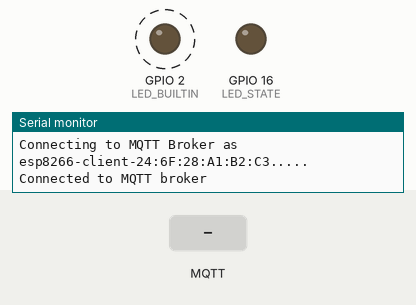
A sketch run on a simulated ESP8266 (NodeMCU). On the bench: output pins drawn as LEDs (lit = HIGH, except the on-board LED, lit = LOW), the last lines printed to the serial monitor. Dashed ring = blinking. The test bench sets the inputs (shaded band). WiFi joins after 1.5 s; servers stay silent unless stated; no MQTT or app messages arrive unless stated.

Above: at 3.05 s.
3.1 s: MQTT message "forward" arrives on the first subscribed topic
At 5.8 s:
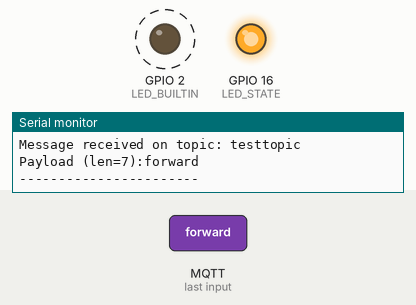
8.5 s: MQTT message "reverse" arrives on the first subscribed topic
At 10.8 s:
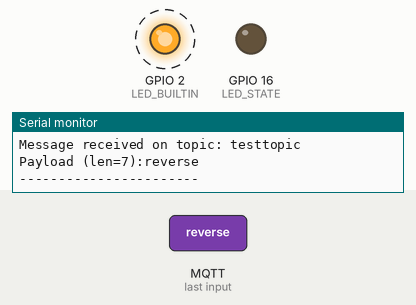
Timing chart, 0 to 16.0 s (numbered marks = the images above; inputs shaded):
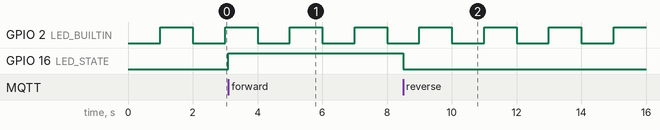

Measured:
- after the input at 3.1 s, GPIO 16 (LED_STATE): LOW → HIGH at once
- after the input at 8.5 s, GPIO 16 (LED_STATE): HIGH → LOW at once
- by itself, GPIO 2 (LED_BUILTIN): alternates HIGH for 1.0 s and LOW for 1.0 s

The sketch:

DoorPlus.ino
```cpp
#include <ESP8266WiFi.h>
#include <ESP8266HTTPClient.h>
#include <DNSServer.h>
#include <ESP8266WebServer.h>
#include <WiFiManager.h>
#include <ArduinoOTA.h>
#include <Ticker.h>
#include <PubSubClient.h>
#include <WiFiClientSecure.h>

// 测试HTTP请求用的URL。注意网址前面必须添加"http://"
#define URL "http://httpbin.org/get" // 替换为你要请求的URL地址

const int blinkInterval = 1; // LED闪烁间隔时间，单位为毫秒
// MQTT Broker settings
const char *mqtt_broker = "ubfdec17.ala.cn-shenzhen.emqxsl.cn";  // EMQX broker hostname
const char *mqtt_topic = "testtopic";     // MQTT topic
const char *mqtt_username = "doorClient";  // MQTT username for authentication
const char *mqtt_password = "333666999";  // MQTT password for authentication
const int mqtt_port = 8883;  // MQTT port (TLS)

// 定义GPIO引脚
int LED_STATE = 16;
int IN1 = 19;
int IN2 = 20;

Ticker ticker;
WiFiClientSecure espClient;
PubSubClient mqtt_client(espClient);

void connectToMQTTBroker();

void mqttCallback(char *topic, byte *payload, unsigned int length);

void setup() {
  //初始化串口设置
  Serial.begin(9600);

  pinMode(LED_BUILTIN, OUTPUT);
  // pinMode(IN1, OUTPUT);
  pinMode(LED_STATE, OUTPUT);

  // 定时器
  ticker.attach(blinkInterval, tickerCount);

  // 建立WiFiManager对象
  WiFiManager wifiManager;

  // 自动连接WiFi。以下语句的参数是连接ESP8266时的WiFi名称
  wifiManager.autoConnect("AutoConnectAP");

  Serial.println("WiFi Connected!");

  httpClientRequest();

  ArduinoOTA.setHostname("DoorPlus");
  ArduinoOTA.setPassword("12345678");
  ArduinoOTA.begin();

  Serial.println("OTA Ready!");

  espClient.setInsecure();
  mqtt_client.setServer(mqtt_broker, mqtt_port);
  mqtt_client.setCallback(mqttCallback);
  connectToMQTTBroker();
}


// 发送HTTP请求并且将服务器响应通过串口输出
void httpClientRequest(){

  WiFiClient client;
  //重点1 创建 HTTPClient 对象
  HTTPClient httpClient;

  //重点2 通过begin函数配置请求地址。此处也可以不使用端口号和PATH而单纯的
  httpClient.begin(client, URL);
  Serial.print("URL: "); Serial.println(URL);

  //重点3 通过GET函数启动连接并发送HTTP请求
  int httpCode = httpClient.GET();
  Serial.print("Send GET request to URL: ");
  Serial.println(URL);

  //重点4. 如果服务器响应HTTP_CODE_OK(200)则从服务器获取响应体信息并通过串口输出
  //如果服务器不响应HTTP_CODE_OK(200)则将服务器响应状态码通过串口输出
  if (httpCode == HTTP_CODE_OK) {
    String payload = httpClient.getString();
    Serial.println(payload);  // 输出响应体信息
  } else {
    Serial.print("Error: ");  // 输出错误信息
    Serial.println(httpCode); // 输出服务器响应状态码
  }

  //重点5. 关闭ESP8266与服务器连接
  httpClient.end();
}

void tickerCount() {
  digitalWrite(LED_BUILTIN, !digitalRead(LED_BUILTIN));
}


void connectToMQTTBroker() {
    while (!mqtt_client.connected()) {
        String client_id = "esp8266-client-" + String(WiFi.macAddress());
        Serial.printf("Connecting to MQTT Broker as %s.....\n", client_id.c_str());
        if (mqtt_client.connect(client_id.c_str(), mqtt_username, mqtt_password)) {
            Serial.println("Connected to MQTT broker");
            mqtt_client.subscribe(mqtt_topic);
            // Publish message upon successful connection
            mqtt_client.publish(mqtt_topic, "Hi EMQX I'm ESP8266 ^^");
        } else {
            Serial.print("Failed to connect to MQTT broker, rc=");
            Serial.print(mqtt_client.state());
            Serial.println(" try again in 5 seconds");
            delay(5000);
        }
    }
}

void mqttCallback(char *topic, byte *payload, unsigned int length) {
  Serial.print("Message received on topic: ");
  Serial.println(topic);
  Serial.print("Payload (len=");
  Serial.print(length);
  Serial.print("):");

  String raw;
  raw.reserve(length + 1);
  for (unsigned int i = 0; i < length; i++) {
    raw += (char)payload[i];
  }
  raw.trim();
  Serial.println(raw);

  // 尝试从 JSON payload 中提取 msg 字段，若失败则把整个 payload 当作命令处理
  String cmd = "";
  int idx = raw.indexOf("\"msg\"");
  if (idx == -1) {
    idx = raw.indexOf("'msg'");
  }

  if (idx != -1) {
    int colon = raw.indexOf(':', idx);
    if (colon != -1) {
      // 尝试找到值中的双引号
      int q1 = raw.indexOf('"', colon);
      if (q1 != -1) {
        int q2 = raw.indexOf('"', q1 + 1);
        if (q2 != -1 && q2 > q1) {
          cmd = raw.substring(q1 + 1, q2);
        }
      } else {
        // 没有引号时，提取直到逗号或闭括号或空白的连续字母数字串
        int start = colon + 1;
        while (start < raw.length() && (raw[start] == ' ' || raw[start] == '\t')) start++;
        int end = start;
        while (end < raw.length()) {
          char c = raw[end];
          bool ok = (c >= '0' && c <= '9') || (c >= 'A' && c <= 'Z') || (c >= 'a' && c <= 'z') || c == '_' || c == '-';
          if (!ok) break;
          end++;
        }
        if (end > start) cmd = raw.substring(start, end);
      }
    }
  }

  if (cmd.length() == 0) {
    // 退回到将整个 payload 当作命令（例如直接发送 "reverse"）
    cmd = raw;
  }

  cmd.trim();
  // 转为小写以实现不区分大小写的命令匹配
  for (unsigned int i = 0; i < cmd.length(); i++) {
    cmd[i] = tolower(cmd[i]);
  }

  if (cmd == "forward") {
    digitalWrite(IN1, HIGH);
    digitalWrite(IN2, LOW);
    digitalWrite(LED_STATE, HIGH);
    mqtt_client.publish(mqtt_topic, "ack:forward");
  } else if (cmd == "reverse") {
    digitalWrite(IN1, LOW);
    digitalWrite(IN2, HIGH);
    digitalWrite(LED_STATE, LOW);
    mqtt_client.publish(mqtt_topic, "ack:reverse");
  } else if (cmd == "stop") {
    digitalWrite(IN1, LOW);
    digitalWrite(IN2, LOW);
    digitalWrite(LED_STATE, LOW);
    mqtt_client.publish(mqtt_topic, "ack:stop");
  }

  Serial.println("-----------------------");
}


void loop() {
  ArduinoOTA.handle();

  if (!mqtt_client.connected()) {
    connectToMQTTBroker();
  }
  mqtt_client.loop();
}
```
